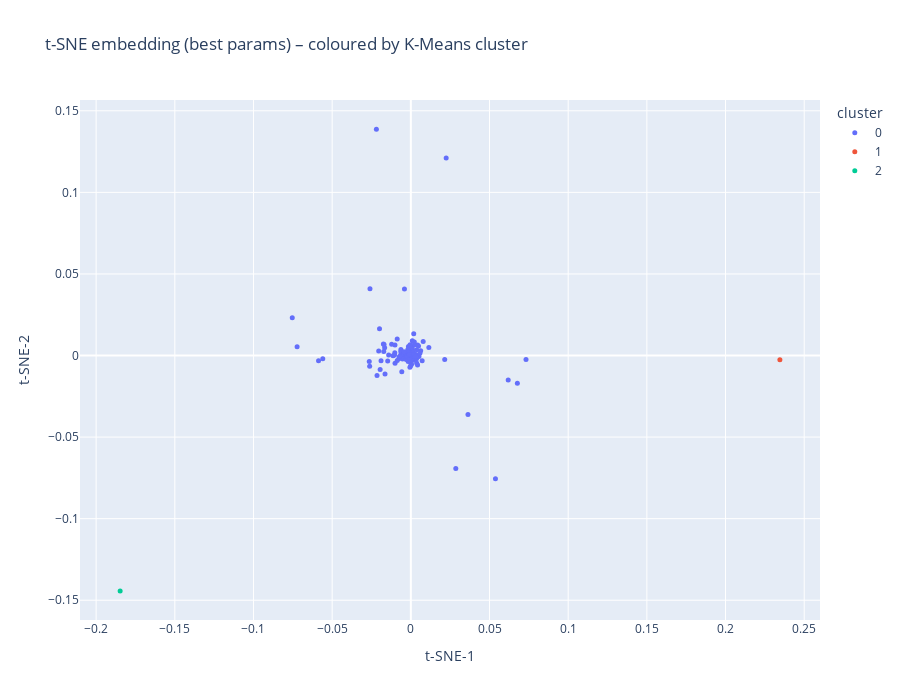

Here is the notebook cell this chart was saved with:
### Code cell
import plotly.express as px
import plotly.graph_objects as go
from PIL import Image
import io
import plotly.io as pio



# ------------------------------------------------------------------
# 1) Interactive scatterplot of the t-SNE embedding
# ------------------------------------------------------------------
fig_scatter = px.scatter(
    x=all_emb[:, 0],
    y=all_emb[:, 1],
    color=labels_all.astype(str),        # colour by cluster id
    title="t-SNE embedding (best params) – coloured by K-Means cluster",
    labels={"x": "t-SNE-1", "y": "t-SNE-2", "color": "cluster"},
    width=900,
    height=700
)
fig_scatter.update_traces(marker=dict(size=5, line=dict(width=0)))
fig_scatter.show()

# ------------------------------------------------------------------
# 2) Word-cloud per cluster rendered in Plotly
# ------------------------------------------------------------------
for c, words in cluster_words.items():
    wc = WordCloud(
        background_color="white",
        width=700,
        height=350,
        colormap="tab10"
    ).generate(" ".join(words))

    # Convert PIL image to bytes buffer
    buf = io.BytesIO()
    wc.to_image().save(buf, format="PNG")
    buf.seek(0)

    # Build a figure with a single image trace
    fig_wc = go.Figure()
    fig_wc.add_layout_image(
        dict(
            source=Image.open(buf),
            xref="x", yref="y",
            x=0, y=1,        # position
            sizex=1, sizey=1,
            sizing="stretch",
            layer="below"
        )
    )
    fig_wc.update_xaxes(visible=False)
    fig_wc.update_yaxes(visible=False)
    fig_wc.update_layout(
        width=700, height=350,
        title=f"Cluster {c} – top tokens",
        margin=dict(l=0, r=0, t=40, b=0)
    )
    fig_wc.show()

### Figure 1 — Plotly figure (JSON) as saved in the notebook; plotly's stock layout.template omitted (floating-point values rounded to 4 significant figures; data arrays with more than 128 entries replaced by an {"elided": "..."} marker saying what was removed)
{"data": [{"hovertemplate": "cluster=0<br>t-SNE-1=%{x}<br>t-SNE-2=%{y}<extra></extra>", "legendgroup": "0", "marker": {"color": "#636efa", "line": {"width": 0}, "size": 5, "symbol": "circle"}, "mode": "markers", "name": "0", "orientation": "v", "showlegend": true, "type": "scatter", "x": {"elided": "588 float values"}, "xaxis": "x", "y": {"elided": "588 float values"}, "yaxis": "y"}, {"hovertemplate": "cluster=1<br>t-SNE-1=%{x}<br>t-SNE-2=%{y}<extra></extra>", "legendgroup": "1", "marker": {"color": "#EF553B", "line": {"width": 0}, "size": 5, "symbol": "circle"}, "mode": "markers", "name": "1", "orientation": "v", "showlegend": true, "type": "scatter", "x": [0.2345], "xaxis": "x", "y": [-0.00265], "yaxis": "y"}, {"hovertemplate": "cluster=2<br>t-SNE-1=%{x}<br>t-SNE-2=%{y}<extra></extra>", "legendgroup": "2", "marker": {"color": "#00cc96", "line": {"width": 0}, "size": 5, "symbol": "circle"}, "mode": "markers", "name": "2", "orientation": "v", "showlegend": true, "type": "scatter", "x": [-0.1848], "xaxis": "x", "y": [-0.1443], "yaxis": "y"}], "layout": {"height": 700, "legend": {"title": {"text": "cluster"}, "tracegroupgap": 0}, "title": {"text": "t-SNE embedding (best params) – coloured by K-Means cluster"}, "width": 900, "xaxis": {"anchor": "y", "domain": [0, 1], "title": {"text": "t-SNE-1"}}, "yaxis": {"anchor": "x", "domain": [0, 1], "title": {"text": "t-SNE-2"}}}}
